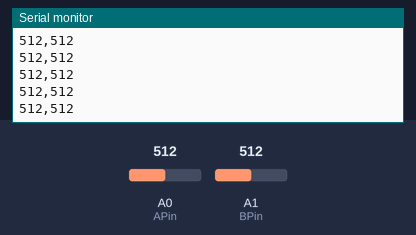
The sketch below on a simulated Arduino Uno, built with avr-gcc and run on an emulated ATmega328P. On the bench: the last lines printed to the serial monitor. The test bench sets the inputs (shaded band); at power-on: A0 (APin) = 512, A1 (BPin) = 512.

Above: at 1.2 s.
1.3 s: A0 (APin) set to 107
At 1.9 s:
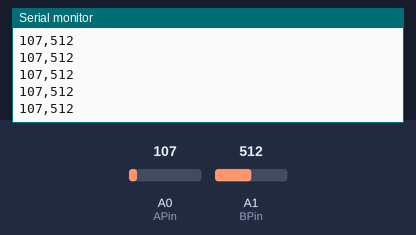
2.8 s: A0 (APin) set to 90
At 3.9 s:
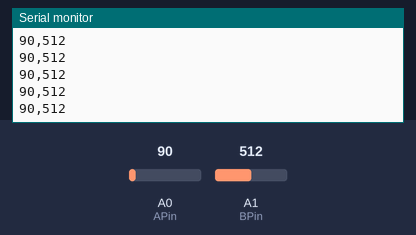
Timing chart, 0 to 5.8 s (numbered marks = the images above; inputs shaded):
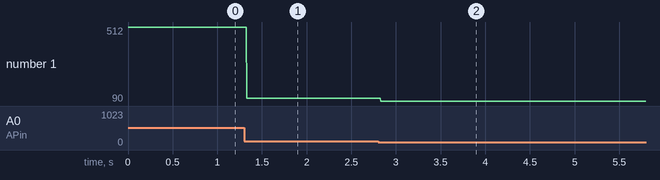

The sketch:

two_sensors.ino
```cpp
#include <util/delay.h>

//  Variables
int APin = 0;        // Sensor1 connected to ANALOG PIN 0
int BPin = 1;        // Sensor2 connected to ANALOG PIN 1
int sampling_rate = 250;
long int baudrate = 115200;

unsigned int aVal = 0;
unsigned int bVal = 0;

// To compute: inter_sample_interval_us
//int(round(float(1000/sampling_rate))) ->use this formula to calculate. Here it can not be made dymanic due to library limitation
// Also account for the average processing delay, and substract from the value, e.g. for 250 sampling rate, 4 - 0.7
// 0.1 -> ADC, 0.2 - serial.Print, 0.1 - Misc
double inter_sample_interval_us = 3.3;

// The SetUp Function:
void setup() {
   Serial.begin(baudrate);         // Set's up Serial Communication at certain speed.
   pinMode(APin, INPUT);
   pinMode(BPin, INPUT);
}

// The Main Loop Function
void loop() {
   aVal = analogRead(APin); // Read the Sensor1 value. Assign this value to the "aVal" variable.
   bVal = analogRead(BPin); // Read the Sensor2 value. Assign this value to the "bVal" variable.

   Serial.print(aVal); // Send the aVal value to Serial.
   Serial.print(",");
   Serial.println(bVal); // Send the bVal value to Serial.
   noInterrupts();
   _delay_ms(inter_sample_interval_us);
   interrupts();
}
```

Measured:
- after the input at 1.3 s, the serial monitor: prints a new line at once (image 1)
- after the input at 2.8 s, the serial monitor: prints a new line at once (image 2)
- plotted number 1: 512 → 107 after the input at 1.3 s, 107 → 90 after the input at 2.8 s
